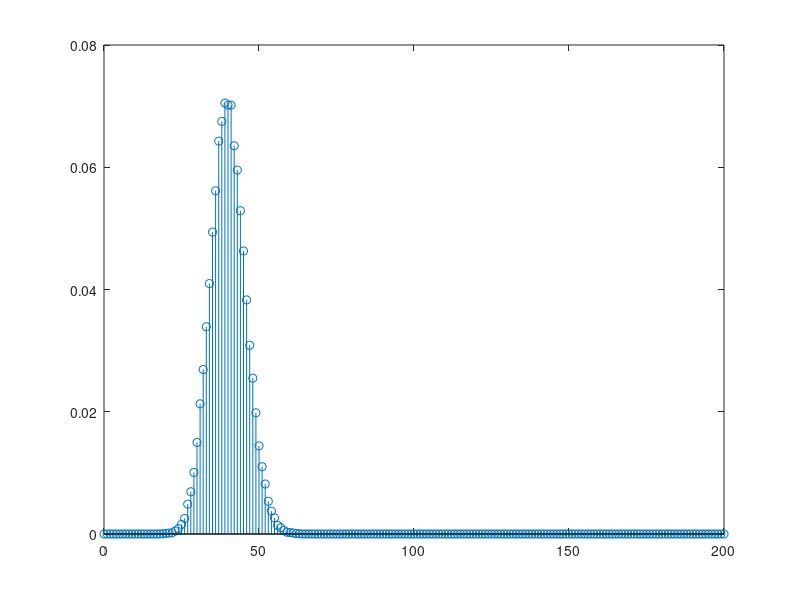
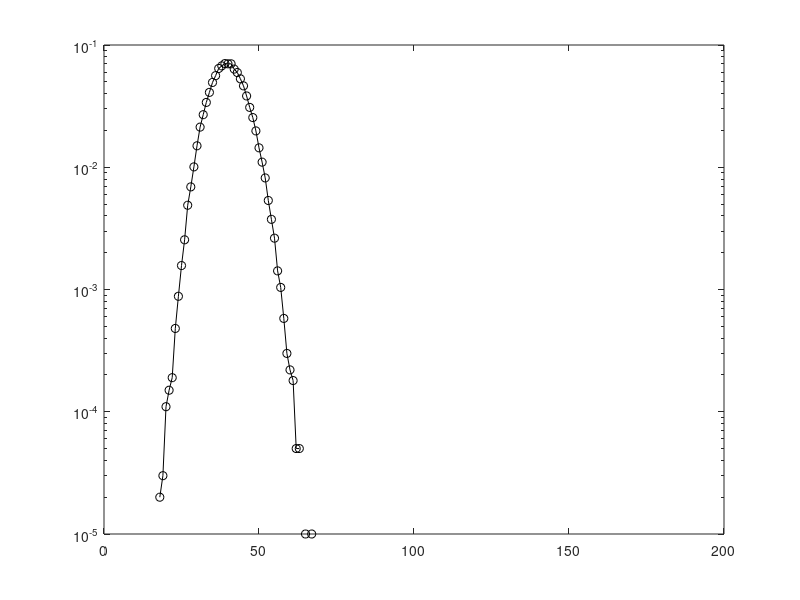

These charts were generated, in order, by the following MATLAB code:
%% Binomial distribution
n=200; p=0.2;
Stats=100000;
r1=rand(Stats,n)  <  p;
r2=sum(r1, 2); 
%%
disp('Sample mean');
disp(mean(r2));
disp('Expected mean:')
disp(n.*p);
disp('Sample variance');
disp(var(r2));
disp('Expected variance:')
disp(n.*p.*(1-p));
%%
[a,b]=hist(r2, 0:1:n);
p_b=a./sum(a);

%%
figure; stem(b,p_b);
%%
figure; semilogy(b,p_b,'ko-') 